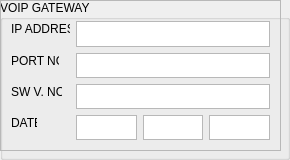
        <widget class="QGroupBox" name="groupBox_7">
         <property name="font">
          <font>
           <family>Arial</family>
          </font>
         </property>
         <property name="title">
          <string>VOIP GATEWAY</string>
         </property>
         <widget class="QFrame" name="frame_4">
          <property name="geometry">
           <rect>
            <x>0</x>
            <y>0</y>
            <width>281</width>
            <height>151</height>
           </rect>
          </property>
          <property name="frameShape">
           <enum>QFrame::StyledPanel</enum>
          </property>
          <property name="frameShadow">
           <enum>QFrame::Raised</enum>
          </property>
         </widget>
         <widget class="QLabel" name="CSVG_D_LB">
          <property name="geometry">
           <rect>
            <x>11</x>
            <y>115</y>
            <width>26</width>
            <height>16</height>
           </rect>
          </property>
          <property name="text">
           <string>DATE</string>
          </property>
         </widget>
         <widget class="QTextEdit" name="CSVG_V_LE">
          <property name="geometry">
           <rect>
            <x>76</x>
            <y>84</y>
            <width>194</width>
            <height>25</height>
           </rect>
          </property>
         </widget>
         <widget class="QTextEdit" name="CSVG_IP_LE">
          <property name="geometry">
           <rect>
            <x>76</x>
            <y>21</y>
            <width>194</width>
            <height>26</height>
           </rect>
          </property>
         </widget>
         <widget class="QLabel" name="CSVG_IP_LB">
          <property name="geometry">
           <rect>
            <x>11</x>
            <y>21</y>
            <width>59</width>
            <height>16</height>
           </rect>
          </property>
          <property name="text">
           <string>IP ADDRESS</string>
          </property>
         </widget>
         <widget class="QTextEdit" name="CSVG_P_LE">
          <property name="geometry">
           <rect>
            <x>76</x>
            <y>53</y>
            <width>194</width>
            <height>25</height>
           </rect>
          </property>
         </widget>
         <widget class="QLabel" name="CSVG_P_LB">
          <property name="geometry">
           <rect>
            <x>11</x>
            <y>53</y>
            <width>48</width>
            <height>16</height>
           </rect>
          </property>
          <property name="text">
           <string>PORT NO.</string>
          </property>
         </widget>
         <widget class="QLabel" name="CSVG_V_LB">
          <property name="geometry">
           <rect>
            <x>11</x>
            <y>84</y>
            <width>51</width>
            <height>16</height>
           </rect>
          </property>
          <property name="text">
           <string>SW V. NO.</string>
          </property>
         </widget>
         <widget class="QTextEdit" name="CSVG_D_LE">
          <property name="geometry">
           <rect>
            <x>76</x>
            <y>115</y>
            <width>61</width>
            <height>25</height>
           </rect>
          </property>
         </widget>
         <widget class="QTextEdit" name="CSVG_Y_LE">
          <property name="geometry">
           <rect>
            <x>209</x>
            <y>115</y>
            <width>61</width>
            <height>25</height>
           </rect>
          </property>
         </widget>
         <widget class="QTextEdit" name="CSVG_M_LE">
          <property name="geometry">
           <rect>
            <x>143</x>
            <y>115</y>
            <width>60</width>
            <height>25</height>
           </rect>
          </property>
         </widget>
        </widget>
